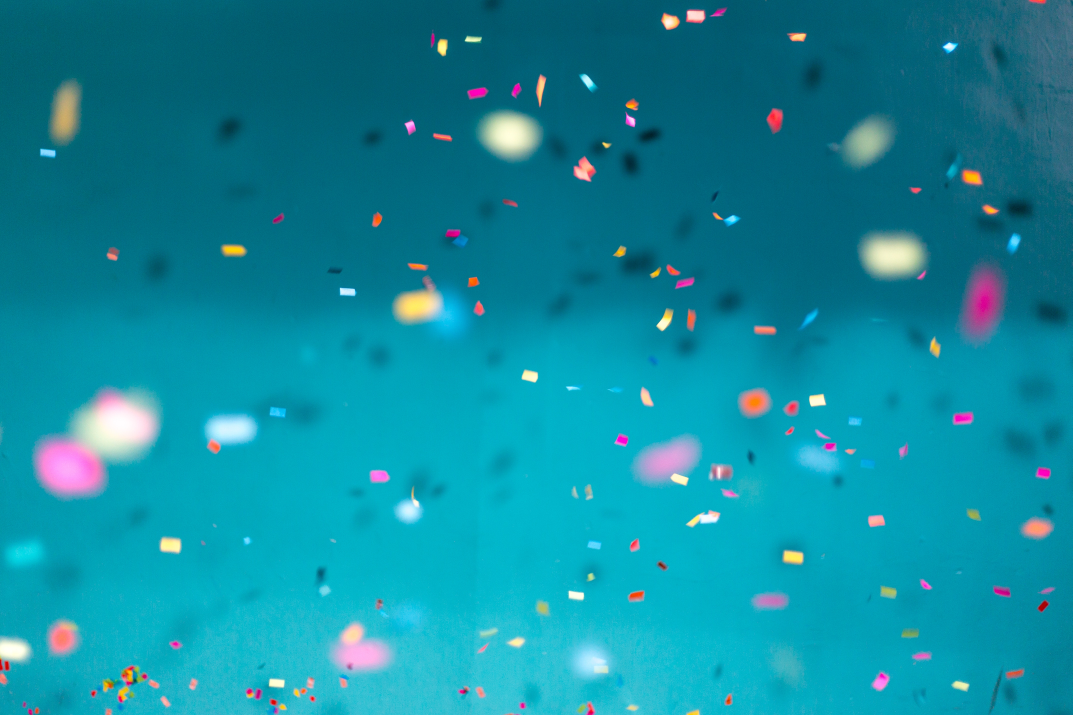
#> input picture background.jpg, 4290 x 2860 px (shown at 1/4 size)
$ python app.py   (older library calls are emulated)
#> lines starting #> are read from the running program, lines starting #| are printed output that depends on the picture; after the words box and inside, x2 and y2 are one past the last pixel; in counts of white or black regions, pixels touching at a corner belong together
import cv2
import pytesseract

from tkinter import *
from tkinter import filedialog
from tkinter import simpledialog
from tkinter import messagebox

from tkinter import ttk

from PIL import ImageTk
from PIL import Image as PIL_Image
import tempfile
import os

import numpy as np
import imutils
from imutils import contours
from matplotlib import pyplot as plt


window = Tk()
window.title('Image to Text Application')
window.geometry('1200x600')

tessdata_dir_config = '--tessdata-dir "C:\Program Files\Tesseract-OCR\tessdata"'
pytesseract.pytesseract.tesseract_cmd = r'C:\Program Files\Tesseract-OCR\tesseract'

image = PIL_Image.open("background.jpg")
#> image is the input picture: PIL image 4290x2860 RGB; mean R, G, B 16, 138.5, 159.1
background_image = image.resize((1200,600), PIL_Image.ANTIALIAS)
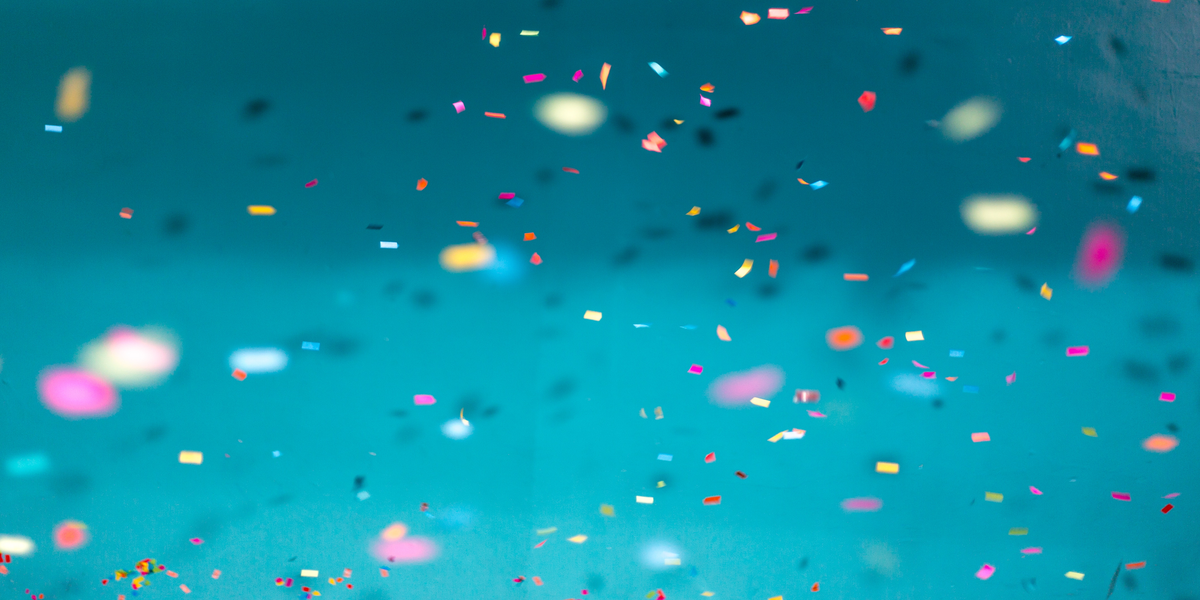
#> background_image: PIL image 1200x600 RGB; mean R, G, B 16, 138.5, 159.1
background_image = ImageTk.PhotoImage(background_image)
background_image_label= Label(window,image=background_image)
background_image_label.place(x=0, y=0, relwidth=1, relheight=1)
image.close()

image_overview= ""
filepath = ""
is_new_image = False
temp_filename = ""
output = ""

# define a dictionary that maps the first digit of a credit card
# number to the credit card type
FIRST_NUMBER = {
	"3": "American Express",
	"4": "Visa",
	"5": "MasterCard",
	"6": "Discover Card"
}

ocr_A_reference = "ocr-a.png"


# load the reference OCR-A image from disk
ref = cv2.imread(ocr_A_reference)
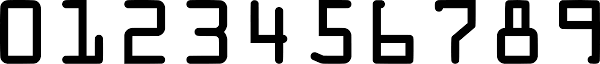
#> input picture ocr-a.png, 600 x 64 px
#> ref is the input picture: shape (64, 600, 3); min 0, max 255, mean 178.3
ref = cv2.cvtColor(ref, cv2.COLOR_BGR2GRAY)
#> ref: shape (64, 600)
ref = cv2.threshold(ref, 10, 255, cv2.THRESH_BINARY_INV)[1]
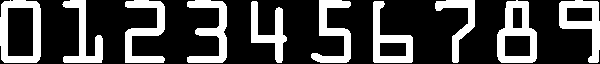
#> ref: shape (64, 600); 27.7% white; 10 white regions

# find contours in the OCR-A image (i.e,. the outlines of the digits)
# sort them from left to right, and initialize a dictionary to map
# digit name to the ROI
refCnts = cv2.findContours(ref.copy(), cv2.RETR_EXTERNAL,cv2.CHAIN_APPROX_SIMPLE)
#> refCnts = 10 contours; largest, box (x1, y1, x2, y2) and area: (0, 0, 41, 63) 2392, (497, 0, 537, 63) 1903, (559, 0, 600, 63) 1310, (373, 1, 413, 63) 1282, (125, 0, 165, 63) 992
refCnts = imutils.grab_contours(refCnts)
refCnts = contours.sort_contours(refCnts, method="left-to-right")[0]
digits = {}

for (i, c) in enumerate(refCnts):
    # compute the bounding box for the digit, extract it, and resize
    # it to a fixed size
    (x, y, w, h) = cv2.boundingRect(c)
    roi = ref[y:y + h, x:x + w]
    roi = cv2.resize(roi, (57, 88))
    # update the digits dictionary, mapping the digit name to the ROI
    digits[i] = roi
#> this loop made 10 passes
#> (x, y, w, h) on passes 1 to 10: (0, 0, 41, 63), (62, 0, 41, 63), (125, 0, 40, 63), (187, 0, 40, 63), (251, 1, 36, 62), (311, 0, 40, 63), (373, 1, 40, 62), (435, 0, 40, 63), (497, 0, 40, 63), (559, 0, 41, 63)
#> pass 1, `roi = ref[y:y + h, x:x + w]`:
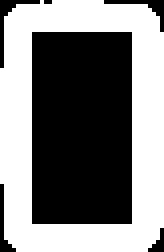
#> roi: shape (63, 41) (shown 4 times larger); 49.8% white; 1 white region, box (x1, y1, x2, y2) and area: (0, 0, 41, 63) 1286
#> pass 1, `roi = cv2.resize(roi, (57, 88))`:
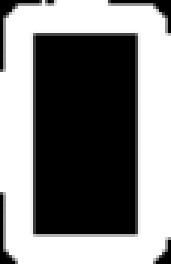
#> roi: shape (88, 57) (shown 3 times larger); min 0, max 255, mean 127.2
#> pass 2, `roi = ref[y:y + h, x:x + w]`:
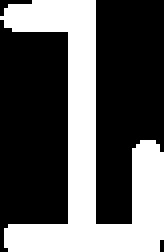
#> roi: shape (63, 41) (shown 4 times larger); 36.7% white; 1 white region, box (x1, y1, x2, y2) and area: (0, 0, 41, 63) 947
#> pass 2, `roi = cv2.resize(roi, (57, 88))`:
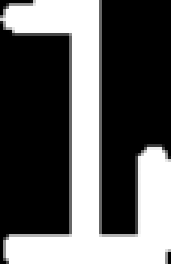
#> roi: shape (88, 57) (shown 3 times larger); min 0, max 255, mean 93.7
#> after the loop, digits = 10 items

# initialize a rectangular (wider than it is tall) and square
# structuring kernel
rectKernel = cv2.getStructuringElement(cv2.MORPH_RECT, (9, 3))
sqKernel = cv2.getStructuringElement(cv2.MORPH_RECT, (5, 5))


# [39 lines left out: function load_image, not called in this run]

    #messagebox.showinfo("Successfull","File loaded successfully")


load_image_btn = Button(window, text = "Load Document",font="Times, 10",bg='light blue',
                        command=load_image)
load_image_btn.place(x=80, y=550)

# [477 lines left out: functions search_text_in_document, save_image, set_image_dpi_resize, set_image_dpi, remove_shadows, correct_skewness and 4 more, not called in this run]


search_entry = Entry(window,width = 30)
search_entry.insert(0,"Please enter the search text")
start_button = Button(window, text="Start Process",bg='green',command = start_process)

# [24 lines left out: functions opcombobox_function, opcombobox2_function, not called in this run]


variable1 = StringVar(window)

operation_combobox = ttk.Combobox(window, textvariable=variable1)
operation_combobox.config(values=("Please select the image type", "Text-only image",
                                  "Credit card image","Vehicle plate image"),width = 35)

operation_combobox.current(0)
variable1.trace('w', opcombobox_function)


variable2 = StringVar(window)

operation_combobox2 = ttk.Combobox(window, values = ("Please select an operation","Search for a text on the image",
                                                  "Extract all text from image"),width = 30 , textvariable=variable2)
operation_combobox2.current(0)
variable2.trace('w', opcombobox2_function)

output_combobox1 = ttk.Combobox(window, values = ("Please select an output type for text","searchable PDF (.pdf)",
                                                  "MS Word document (.doc)",
                                                  "Text File (.txt)",
                                                  "XML file (.xml)",
                                                  "HOCR file (.html)"),width = 30)
output_combobox1.current(0)


window.mainloop()
